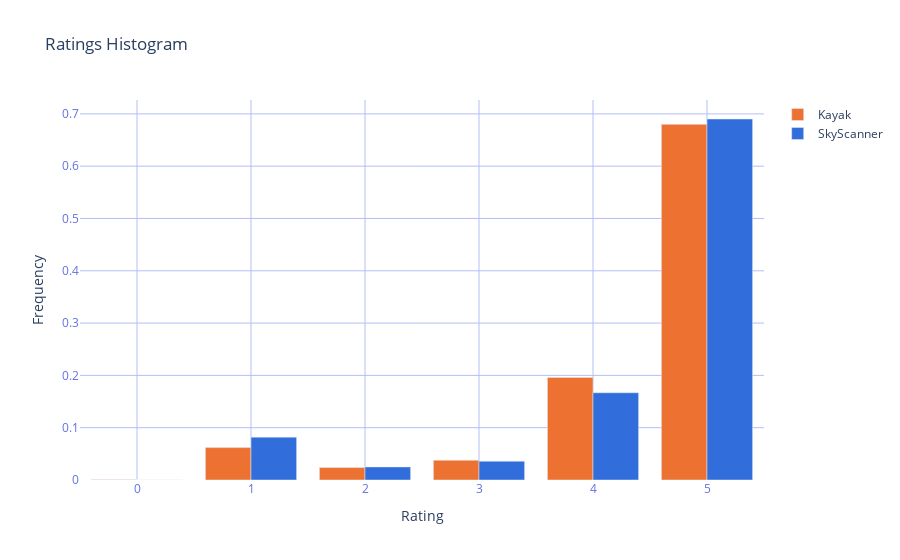

This figure's notebook cell:
### Code cell
plot_histogram(merged_histo)

### Figure 1 — Plotly figure (JSON) as saved in the notebook; plotly's stock layout.template omitted (floating-point values rounded to 4 significant figures)
{"data": [{"marker": {"color": "rgb(237, 114, 50)"}, "name": "Kayak", "type": "bar", "x": [0, 1, 2, 3, 4, 5], "y": [0.0003207, 0.06197, 0.02382, 0.03778, 0.1961, 0.68]}, {"marker": {"color": "rgb(49, 110, 219)"}, "name": "SkyScanner", "type": "bar", "x": [0, 1, 2, 3, 4, 5], "y": [3.204e-05, 0.08196, 0.02499, 0.03595, 0.1669, 0.6902]}], "layout": {"barmode": "group", "paper_bgcolor": "rgba(255, 255, 255, 0)", "plot_bgcolor": "rgba(255, 255, 255, 0)", "showlegend": true, "title": {"text": "Ratings Histogram"}, "xaxis": {"gridcolor": "rgb(180,191,244)", "tickfont": {"color": "rgb(96, 112, 224)"}, "title": {"text": "Rating"}}, "yaxis": {"gridcolor": "rgb(180,191,244)", "tickfont": {"color": "rgb(96, 112, 224)"}, "title": {"text": "Frequency"}}}}
